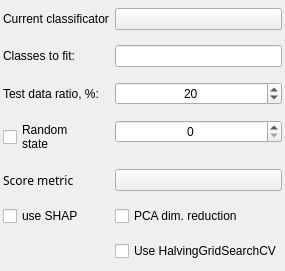
                     <widget class="QWidget" name="page_classificator_fit_params">
                      <property name="geometry">
                       <rect>
                        <x>0</x>
                        <y>0</y>
                        <width>191</width>
                        <height>271</height>
                       </rect>
                      </property>
                      <attribute name="label">
                       <string>Classification fit parameters</string>
                      </attribute>
                      <layout class="QVBoxLayout" name="verticalLayout_93">
                       <property name="spacing">
                        <number>0</number>
                       </property>
                       <property name="leftMargin">
                        <number>0</number>
                       </property>
                       <property name="topMargin">
                        <number>0</number>
                       </property>
                       <property name="rightMargin">
                        <number>0</number>
                       </property>
                       <property name="bottomMargin">
                        <number>0</number>
                       </property>
                       <item>
                        <layout class="QFormLayout" name="page_classificator_fit_params_formLayout">
                         <property name="sizeConstraint">
                          <enum>QLayout::SetNoConstraint</enum>
                         </property>
                         <property name="fieldGrowthPolicy">
                          <enum>QFormLayout::AllNonFixedFieldsGrow</enum>
                         </property>
                         <property name="rowWrapPolicy">
                          <enum>QFormLayout::DontWrapRows</enum>
                         </property>
                         <property name="horizontalSpacing">
                          <number>6</number>
                         </property>
                         <property name="verticalSpacing">
                          <number>10</number>
                         </property>
                         <property name="leftMargin">
                          <number>3</number>
                         </property>
                         <property name="topMargin">
                          <number>3</number>
                         </property>
                         <property name="rightMargin">
                          <number>3</number>
                         </property>
                         <item row="0" column="0">
                          <widget class="QLabel" name="label_current_classificator">
                           <property name="sizePolicy">
                            <sizepolicy hsizetype="Preferred" vsizetype="Expanding">
                             <horstretch>0</horstretch>
                             <verstretch>0</verstretch>
                            </sizepolicy>
                           </property>
                           <property name="text">
                            <string>Current classificator</string>
                           </property>
                          </widget>
                         </item>
                         <item row="1" column="0">
                          <widget class="QLabel" name="classes_label">
                           <property name="toolTip">
                            <string>&lt;html&gt;&lt;head/&gt;&lt;body&gt;&lt;p&gt;&lt;span style=&quot; font-size:9pt;&quot;&gt;Ex: '1, 3' for analyze only classes 1 and 3&lt;/span&gt;&lt;/p&gt;&lt;/body&gt;&lt;/html&gt;</string>
                           </property>
                           <property name="text">
                            <string>Classes to fit:</string>
                           </property>
                          </widget>
                         </item>
                         <item row="2" column="0">
                          <widget class="QLabel" name="test_data_ratio_label">
                           <property name="text">
                            <string>Test data ratio, %:</string>
                           </property>
                          </widget>
                         </item>
                         <item row="4" column="0">
                          <widget class="QLabel" name="score_metric_label">
                           <property name="sizePolicy">
                            <sizepolicy hsizetype="Preferred" vsizetype="Expanding">
                             <horstretch>0</horstretch>
                             <verstretch>0</verstretch>
                            </sizepolicy>
                           </property>
                           <property name="font">
                            <font>
                             <family>Ableton Sans Light</family>
                             <pointsize>9</pointsize>
                            </font>
                           </property>
                           <property name="text">
                            <string>Score metric</string>
                           </property>
                          </widget>
                         </item>
                         <item row="0" column="1">
                          <widget class="ComboBox" name="current_classificator_comboBox"/>
                         </item>
                         <item row="1" column="1">
                          <widget class="LineEdit" name="classes_lineEdit"/>
                         </item>
                         <item row="2" column="1">
                          <widget class="CompactSpinBox" name="test_data_ratio_spinBox">
                           <property name="layoutDirection">
                            <enum>Qt::LeftToRight</enum>
                           </property>
                           <property name="alignment">
                            <set>Qt::AlignCenter</set>
                           </property>
                           <property name="minimum">
                            <number>10</number>
                           </property>
                           <property name="maximum">
                            <number>50</number>
                           </property>
                           <property name="value">
                            <number>20</number>
                           </property>
                          </widget>
                         </item>
                         <item row="3" column="1">
                          <widget class="CompactSpinBox" name="random_state_sb">
                           <property name="alignment">
                            <set>Qt::AlignCenter</set>
                           </property>
                           <property name="maximum">
                            <number>1000</number>
                           </property>
                          </widget>
                         </item>
                         <item row="3" column="0">
                          <widget class="CheckBox" name="random_state_cb">
                           <property name="text">
                            <string>Random
state</string>
                           </property>
                          </widget>
                         </item>
                         <item row="4" column="1">
                          <widget class="ComboBox" name="refit_score"/>
                         </item>
                         <item row="5" column="0">
                          <widget class="CheckBox" name="use_shapley_cb">
                           <property name="text">
                            <string>use SHAP</string>
                           </property>
                          </widget>
                         </item>
                         <item row="5" column="1">
                          <widget class="CheckBox" name="use_pca_checkBox">
                           <property name="text">
                            <string>PCA dim. reduction</string>
                           </property>
                          </widget>
                         </item>
                         <item row="6" column="1">
                          <widget class="CheckBox" name="use_grid_search_checkBox">
                           <property name="text">
                            <string>Use HalvingGridSearchCV</string>
                           </property>
                          </widget>
                         </item>
                        </layout>
                       </item>
                      </layout>
                     </widget>
